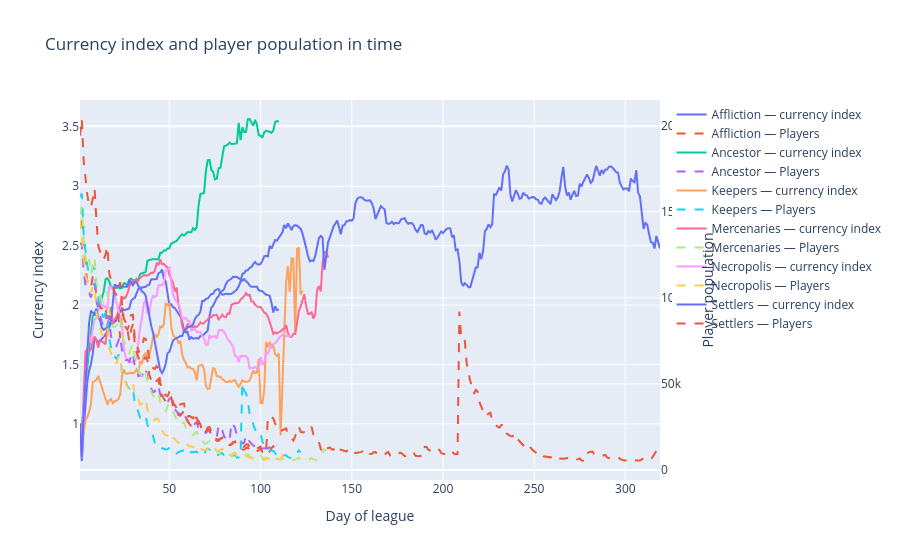

Notebook code cell kept with this figure:
### Markdown cell above
#### Currency index vs Players plot

### Code cell
fig = go.Figure()

for league, df_league in economy_population.groupby("League"):
    
    # currency index
    fig.add_trace(go.Scatter(x=df_league["Day"],y=df_league["currency_index"],name=f"{league} — currency index",yaxis="y1"))
    # player population
    fig.add_trace(go.Scatter(x=df_league["Day"],y=df_league["Players"],name=f"{league} — Players",yaxis="y2",line=dict(dash="dash")))

fig.update_layout(title="Currency index and player population in time",xaxis_title="Day of league",yaxis=dict(title="Currency index"),yaxis2=dict(title="Player population",overlaying="y",side="right"))
fig.show()
